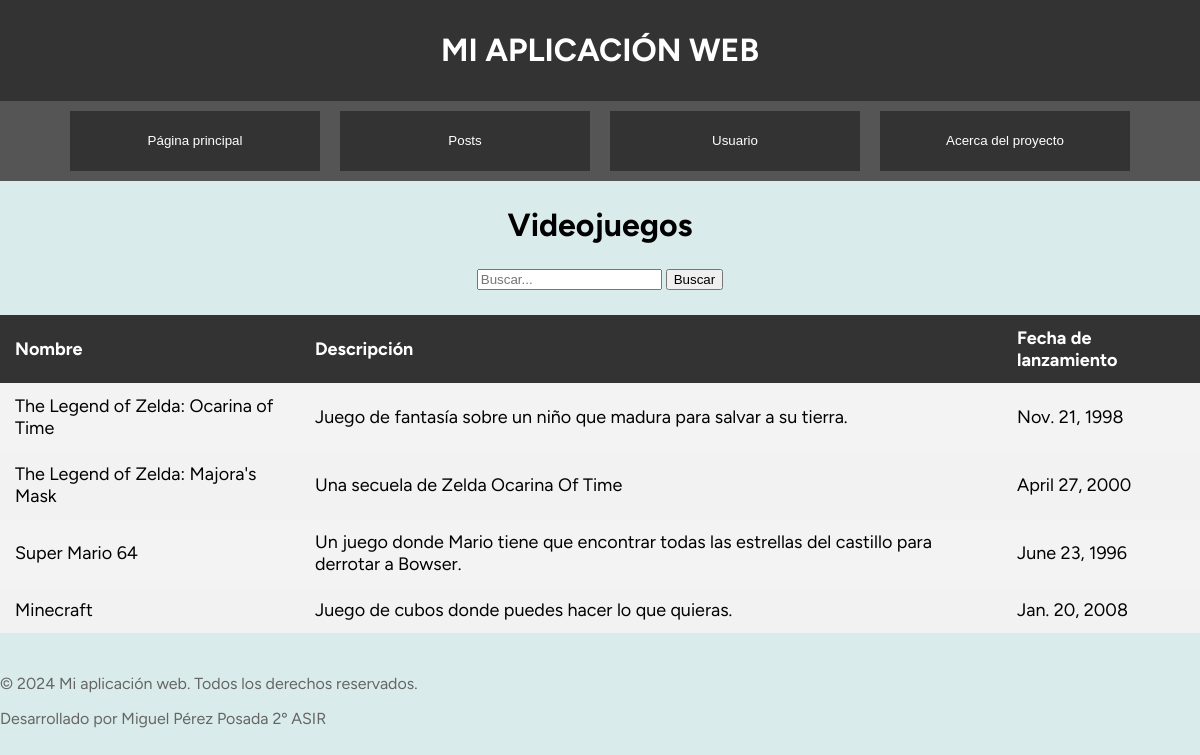
The page /posts/videojuegos on the database its author committed.
### apps/models.py (models this page shows)
class Videojuego(models.Model):
    nombre=models.CharField(max_length=50)
    descripcion=models.CharField(max_length=200)
    fecha_lanzamiento=models.DateField()
    id_ocio=models.IntegerField()
    class Meta:
        db_table='videojuego'

### appmiguel/views.py (the view)
# urls.py: path('posts/videojuegos', views.videojuegos, name='videojuegos'),
def videojuegos(request):
    query = request.GET.get('q')
    videojuegos=Videojuego.objects.all()
    if query:
        videojuegos = videojuegos.filter(nombre__icontains=query)
    return render(request, "videojuegos.html",{"videojuegos":videojuegos})

### appmiguel/templates/videojuegos.html (shortened to what this page needs)
{% extends "plantilla.html" %}
{% block content %}
        <h2>Videojuegos</h2>
        <div class="formulario">
            <form method="GET" action="{% url 'videojuegos' %}">
                <input type="text" class="form-control" name="q" value="{{ request.GET.q|default_if_none:'' }}" placeholder="Buscar...">
                <input type="submit" class="btn btn-primary" value="Buscar">
            </form>
        </div>
    <table class="styled-table">
        <thead>
            <tr>
                <th>Nombre</th>
                <th>Descripci&oacute;n</th>
                <th>Fecha de lanzamiento</th>
            </tr>
        </thead>
        <tbody>
            {% for videojuego in videojuegos %}
                <tr>
                    <td>{{ videojuego.nombre }}</td>
                    <td>{{ videojuego.descripcion }}</td>
                    <td>{{ videojuego.fecha_lanzamiento }}</td>
                </tr>
            {% endfor %}
        </tbody>
    </table>
{% endblock %}

### appmiguel/templates/plantilla.html (style rules this page uses)
body { margin-top: 10px; font-family: 'figtree', sans-serif; align-items: center; justify-content: center; min-height: 100vh; background-color: #d9eceb; }

### appmiguel/templates/videojuegos.html (style rules this page uses)
body { font-family: 'figtree', sans-serif; margin: 0; padding: 0; }
h2 { border-collapse: collapse; margin: 25px auto; font-size: 32px; text-align: center; }
.formulario { text-align: center; }
.styled-table { border:2px; border-collapse: collapse; margin: 25px auto; font-size: 18px; min-width: 400px; background-color: #f3f3f3; }
.styled-table th, .styled-table td { padding: 12px 15px; text-align: left; }
.styled-table th { background-color: #333; color: white; }
.styled-table tr:nth-of-type(even) { background-color: #f2f2f2; }

### rows shown on the page
Videojuego: nombre "The Legend of Zelda: Ocarina of Time", descripcion "Juego de fantasía sobre un niño que madura para salvar a su tierra.", fecha_lanzamiento "Nov. 21, 1998"
Videojuego: nombre "The Legend of Zelda: Majora's Mask", descripcion "Una secuela de Zelda Ocarina Of Time", fecha_lanzamiento "April 27, 2000"
Videojuego: nombre "Super Mario 64", descripcion "Un juego donde Mario tiene que encontrar todas las estrellas del castillo para derrotar a Bowser.", fecha_lanzamiento "June 23, 1996"
Videojuego: nombre "Minecraft", descripcion "Juego de cubos donde puedes hacer lo que quieras.", fecha_lanzamiento "Jan. 20, 2008"
